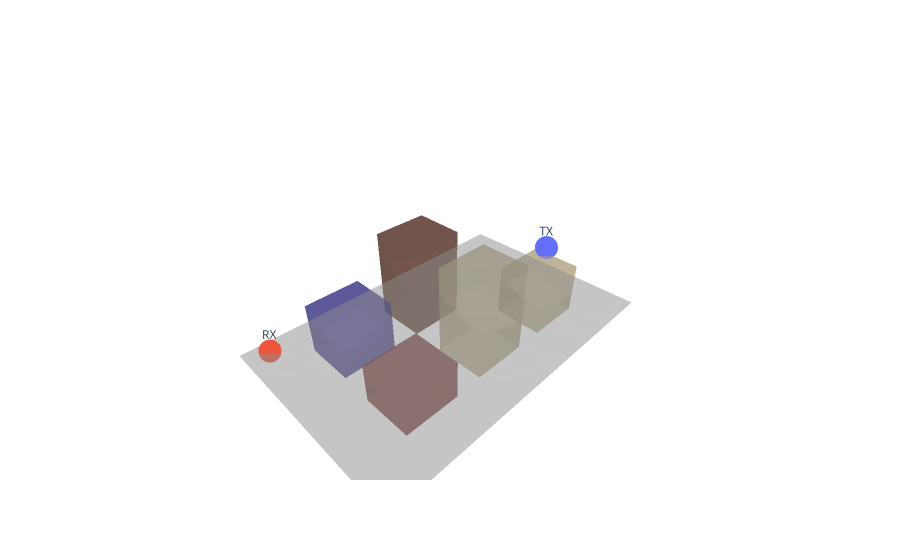

Notebook code cell kept with this figure:
### Markdown cell above
Afterward, we can trace ray paths in the generated scene and plot them.

### Code cell
with reuse(figure=example_fig) as fig:
    num_active_primitives = example_scene.mesh.num_active_primitives

    for order in [0, 1, 2, 3]:
        num_valid_paths = 0
        if order == 0:
            num_path_candidates = 1
        else:
            num_path_candidates = num_active_primitives * (
                num_active_primitives - 1
            ) ** (order - 1)
        for paths in tqdm(
            example_scene.compute_paths(order=order, chunk_size=1_000_000),
            desc="Processing path candidates",
            leave=False,
        ):
            num_valid_paths += paths.num_valid_paths
        paths.plot(showlegend=False)
        print(
            f"(order = {order}) Found {num_valid_paths:2d} valid paths out of {num_path_candidates:4d} path candidates."
        )

fig

### Figure 1 — Plotly figure (JSON) as saved in the notebook; plotly's stock layout.template omitted (floating-point values rounded to 4 significant figures; data arrays with more than 128 entries replaced by an {"elided": "..."} marker saying what was removed)
{"data": [{"mode": "markers+text", "showlegend": false, "text": ["TX"], "type": "scatter3d", "x": [-62.2], "y": [16.64], "z": [32.89]}, {"mode": "markers+text", "showlegend": false, "text": ["RX"], "type": "scatter3d", "x": [79.94], "y": [-51.81], "z": [1.018]}, {"facecolor": {"elided": "62x3 float values"}, "i": [10, 10, 8, 8, 12, 12, 14, 14, 8, 8, 13, 13, 18, 18, 16, 16, 20, 20, 22, 22, 16, 16, 21, 21, 26, 26, 24, 24, 28, 28, 30, 30, 24, 24, 29, 29, 34, 34, 32, 32, 36, 36, 38, 38, 32, 32, 37, 37, 42, 42, 40, 40, 44, 44, 46, 46, 40, 40, 45, 45, 48, 48], "j": [11, 9, 9, 13, 13, 15, 15, 11, 12, 14, 9, 11, 19, 17, 17, 21, 21, 23, 23, 19, 20, 22, 17, 19, 27, 25, 25, 29, 29, 31, 31, 27, 28, 30, 25, 27, 35, 33, 33, 37, 37, 39, 39, 35, 36, 38, 33, 35, 43, 41, 41, 45, 45, 47, 47, 43, 44, 46, 41, 43, 49, 50], "k": [9, 8, 13, 12, 15, 14, 11, 10, 14, 10, 11, 15, 17, 16, 21, 20, 23, 22, 19, 18, 22, 18, 19, 23, 25, 24, 29, 28, 31, 30, 27, 26, 30, 26, 27, 31, 33, 32, 37, 36, 39, 38, 35, 34, 38, 34, 35, 39, 41, 40, 45, 44, 47, 46, 43, 42, 46, 42, 43, 47, 50, 51], "opacity": 0.5, "showlegend": false, "type": "mesh3d", "x": [-62.11, -62.11, -62.11, -62.11, -30.99, -30.99, -30.99, -30.99, -15.12, -15.12, -15.12, -15.12, 16.0, 16.0, 16.0, 16.0, 31.52, 31.52, 31.52, 31.52, 62.64, 62.64, 62.64, 62.64, -15.12, -15.12, -15.12, -15.12, 16.0, 16.0, 16.0, 16.0, -62.41, -62.41, -62.41, -62.41, -31.29, -31.29, -31.29, -31.29, 32.36, 32.36, 32.36, 32.36, 63.48, 63.48, 63.48, 63.48, -93.97, 92.43, 92.43, -93.97], "y": [-36.5, -36.5, -8.613, -8.613, -36.5, -36.5, -8.613, -8.613, -36.5, -36.5, -8.613, -8.613, -36.5, -36.5, -8.613, -8.613, -36.5, -36.5, -8.613, -8.613, -36.5, -36.5, -8.613, -8.613, 9.572, 9.572, 37.46, 37.46, 9.572, 9.572, 37.46, 37.46, 9.572, 9.572, 37.46, 37.46, 9.572, 9.572, 37.46, 37.46, 10.34, 10.34, 38.22, 38.22, 10.34, 10.34, 38.22, 38.22, 60.81, 60.81, -60.33, -60.33], "z": [-0.03079, 21.82, -0.03079, 21.82, -0.03079, 21.82, -0.03079, 21.82, -0.03079, 50.94, -0.03079, 50.94, -0.03079, 50.94, -0.03079, 50.94, -0.03079, 29.1, -0.03079, 29.1, -0.03079, 29.1, -0.03079, 29.1, -0.03079, 50.94, -0.03079, 50.94, -0.03079, 50.94, -0.03079, 50.94, -0.03079, 29.1, -0.03079, 29.1, -0.03079, 29.1, -0.03079, 29.1, -0.03079, 21.82, -0.03079, 21.82, -0.03079, 21.82, -0.03079, 21.82, -0.03079, -0.03079, -0.03079, -0.03079]}, {"mode": "lines", "showlegend": false, "type": "scatter3d", "x": [], "y": [], "z": []}, {"mode": "lines", "showlegend": false, "type": "scatter3d", "x": [], "y": [], "z": []}, {"mode": "lines", "showlegend": false, "type": "scatter3d", "x": [], "y": [], "z": []}, {"mode": "lines", "showlegend": false, "type": "scatter3d", "x": [], "y": [], "z": []}], "layout": {"scene": {"xaxis": {"visible": false}, "yaxis": {"visible": false}, "zaxis": {"visible": false}}}}
